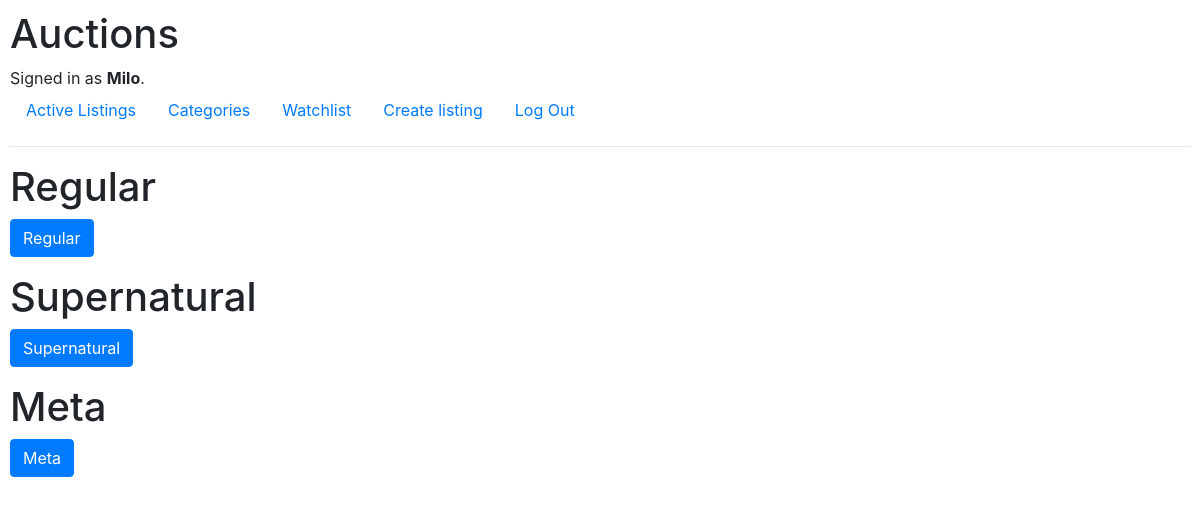
Page /categories (signed in) on the committed database.
### auctions/models.py (models this page shows)
class User(AbstractUser):
    id = models.AutoField(primary_key=True)
    pass

class Category(models.Model):
    id = models.AutoField(primary_key=True)
    category_name = models.CharField(max_length=50)
    def __str__(self):
        return f"{self.category_name}"

### auctions/views.py (the view)
# urls.py: path("categories", views.categories, name="categories"),
def categories(request):
    return render(request, "auctions/categories.html", {
        "categories": Category.objects.all(),
        "items": Listing.objects.all()
    })

### auctions/templates/auctions/categories.html (shortened to what this page needs)
{% extends "auctions/layout.html" %}
{% block body %}
{% for category in categories %}
    <h1>{{ category }}</h1>
    <p class="d-inline-flex gap-1">
        <button class="btn btn-primary" type="button" data-bs-toggle="collapse" data-bs-target="#{{ category }}" aria-expanded="false" aria-controls="{{ category }}">
          {{ category }}
        </button>
      </p>
{% endfor %}
{% endblock %}

### auctions/templates/auctions/layout.html (shortened to what this page needs)
{% load static %}
<!DOCTYPE html>
<html lang="en">
    <head>
        <link rel="stylesheet" href="https://stackpath.bootstrapcdn.com/bootstrap/4.4.1/css/bootstrap.min.css">
        <link href="{% static 'auctions/styles.css' %}" rel="stylesheet">
    </head>
    <body>
        <h1>Auctions</h1>
        <div>
            {% if user.is_authenticated %}
                Signed in as <strong>{{ user.username }}</strong>.
            {% else %}
                Not signed in.
            {% endif %}
        </div>
        <ul class="nav">
            <li class="nav-item">
                <a class="nav-link" href="{% url 'index' %}">Active Listings</a>
            </li>
            {% if user.is_authenticated %}
                <li class="nav-item">
                    <a class="nav-link" href="{% url 'categories' %}">Categories</a>
                </li>
                <li class="nav-item">
                    <a class="nav-link" href="{% url 'watchlist' %}">Watchlist</a>
                </li>
                <li class="nav-item">
                    <a class="nav-link" href="{% url 'create' %}">Create listing</a>
                </li>
                <li class="nav-item">
                    <a class="nav-link" href="{% url 'logout' %}">Log Out</a>
                </li>
            {% endif %}
        </ul>
        <hr>
        {% block body %}
        {% endblock %}
    </body>
</html>

### auctions/static/auctions/styles.css (style rules this page uses)
body { padding: 10px; }

### rows in the picture
User: username "Milo"
Category: category_name "Regular"
Category: category_name "Supernatural"
Category: category_name "Meta"
